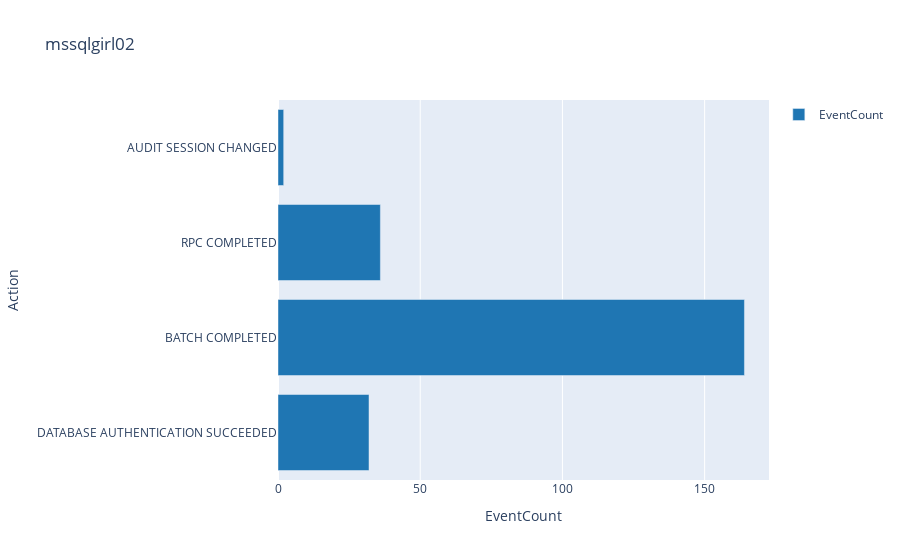

Here is the notebook cell this chart was saved with:
### Markdown cell above
### **Example 3: Summarize Action Name from the AzureDiagnostic table**

Let's summarize the actions captured in Azure Diagnostic for the specific Azure SQL database server.

### Code cell
%%kql let _server = logicalServerName;
AzureDiagnostics
| where LogicalServerName_s == _server
| summarize EventCount = count() by Action = action_name_s
| render barchart with (title = _server)

### Figure 1 — Plotly figure (JSON) as saved in the notebook; plotly's stock layout.template omitted (floating-point values rounded to 4 significant figures)
{"data": [{"marker": {"color": "rgb(31, 118, 179)"}, "name": "EventCount", "orientation": "h", "type": "bar", "x": [32, 164, 36, 2], "y": ["DATABASE AUTHENTICATION SUCCEEDED", "BATCH COMPLETED", "RPC COMPLETED", "AUDIT SESSION CHANGED"]}], "layout": {"showlegend": true, "title": {"text": "mssqlgirl02"}, "xaxis": {"ticksuffix": "", "title": {"text": "EventCount"}, "type": "linear"}, "yaxis": {"title": {"text": "Action"}, "type": "category"}}}
